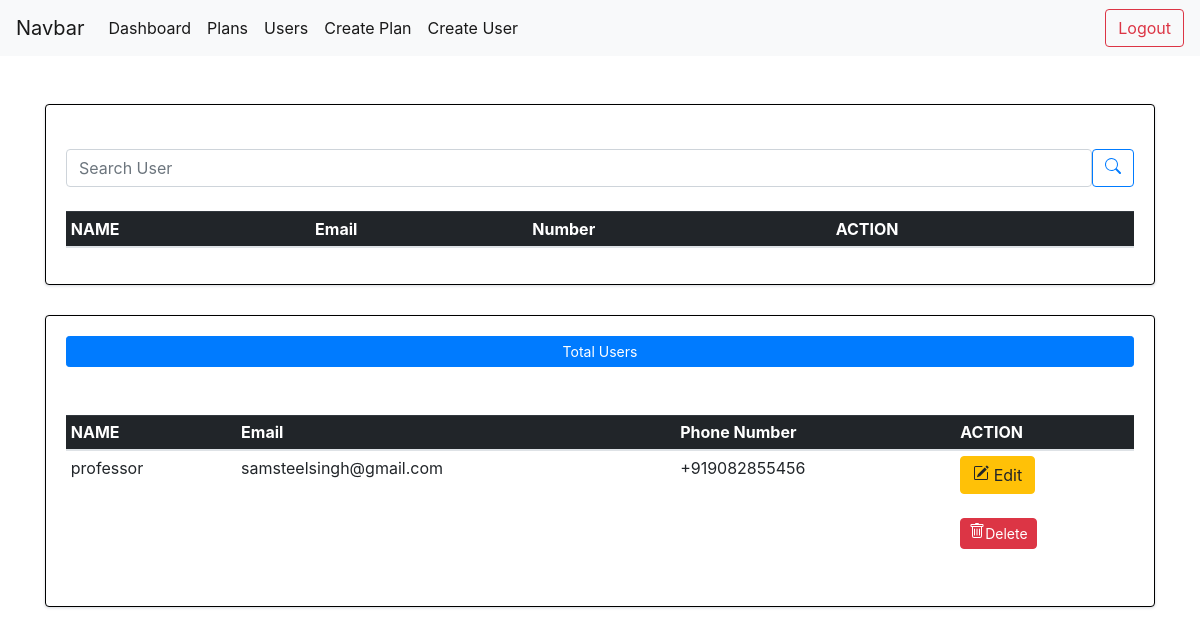
Page /users/ (signed in) on the earlier database version.
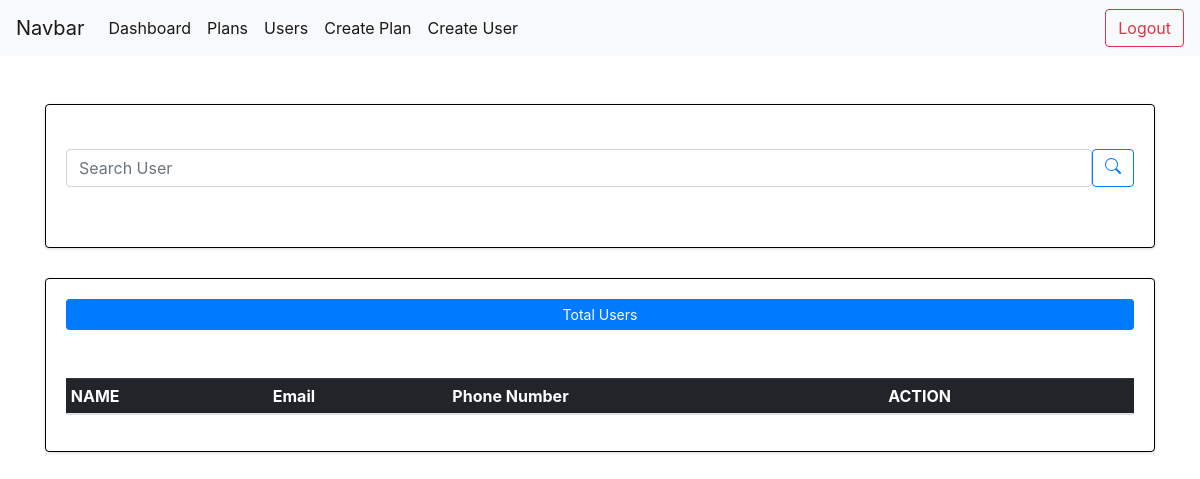
Same page on the later database version.
### plan/models.py (models this page shows)
class Userprofile(models.Model):
    user = models.CharField(max_length=200,unique=True)
    first_name = models.CharField(max_length=20)
    last_name = models.CharField(max_length=20)
    email=models.EmailField(max_length=200,blank=True,null=True)
    address = models.TextField()
    profile_image=models.ImageField(blank=True,null=True, default='images/demo.jpg', upload_to='profiles')
    phoneno = PhoneNumberField(null=False, blank=False, unique=True)
    id_proof = models.FileField(upload_to='id_proof', blank=True, null=True, )
    current_plan = models.ForeignKey(Plan, on_delete=models.CASCADE, default='')
    start_date = models.DateField(null=True)
    end_date = models.DateField(null=True)

### plan/views.py (the view)
# urls.py: path('users/',views.users,name="users"),
@login_required(login_url="login")
def users(request):
    search_qurery = ' '
    if request.GET.get('search_query'):
        search_qurery = request.GET.get('search_query')
    users = Userprofile.objects.filter(user__icontains=search_qurery)
    user = Userprofile.objects.all()
    page = request.GET.get('page')
    results = 5
    paginator = Paginator(user,results)
    try:
        user = paginator.page(page)
    except PageNotAnInteger:
        page = 1
        user = paginator.page(page)
    except EmptyPage:
        page = paginator.num_pages
        user = paginator.page(page)
    leftindex = (int (page) -  1)
    if leftindex < 1 :
        leftindex = 1
    rightindex = (int (page) + 2)
    if rightindex >paginator.num_pages:
        rightindex = paginator.num_pages+1
    custom_range = range(leftindex, rightindex)
    context = {'users':users,'user':user, 'search_qurery' : search_qurery, 'paginator':paginator, 'custom_range':custom_range}
    return render(request,'users.html',context)

### plan/templates/users.html (shortened to what this page needs)
{% extends 'main.html' %}
{% load static %}
{% block content%}
<div class="container-fluid">
    <br><br>
    <div class="container">
      <div class="card card-body">
        <br>
        <div class="table-responsive">
          <form class="d-flex" action="#" method="get">
            <input class="form-control me-2" type="text" placeholder="Search User" aria-label="Search" name="search_query" value="{{search_query}}" >
            <button class="btn btn-outline-primary" type="submit">
            </button>
          </form>
          <br>
          <table class="table  table-hover table-sm ">
            {% if user %}
            <thead class="table-dark">
              <tr>
                <th scope="col">NAME</th>
                <th scope="col">Email</th>
                <th scope="col">Number</th>
                <th scope="col">ACTION</th>
              </tr>
            </thead>
            {% endif %}
          </table>
          </div>
      </div>
      </div>
</div>
      <div class="container">
      <div class="card card-body">
        <a class="btn btn-primary  btn-sm btn-block" href="{% url 'dashboard' %}">Total Users</a>
        <br>
        <div class="table-responsive">
          <br>
          <table class="table  table-hover table-sm ">
            <thead class="table-dark">
              <tr>
                <th scope="col">NAME</th>
                <th scope="col">Email</th>
                <th scope="col">Phone Number</th>
                <th scope="col">ACTION</th>
              </tr>
            </thead>
            <tbody>
              {% for u in user%}
            <tr>
              <td>{{u.user}}</td>
              <td>{{u.email}}</td>
              <td>{{u.phoneno}}</td>
              <td><a href="{% url 'updateuser' u.user %}"class="btn btn-warning rounded" id=" #button1">
                Edit</a>
               <br><br>
                <form action="{% url 'deleteuser' u.id %}" method="POST" >
                      <button type="submit" class="btn btn-sm btn-danger rounded mb-3" >Delete
                    </button>
                  </form>
                  </td>
            {% endfor %}
          </table>
          </div>
      </div>
      </div>
{% endblock %}

Differences in the rows shown:
removed Userprofile: user "professor", email "samsteelsingh@gmail.com", phoneno "+919082855456"
Other differences:
text no longer shown: "NAME Email Number ACTION"
